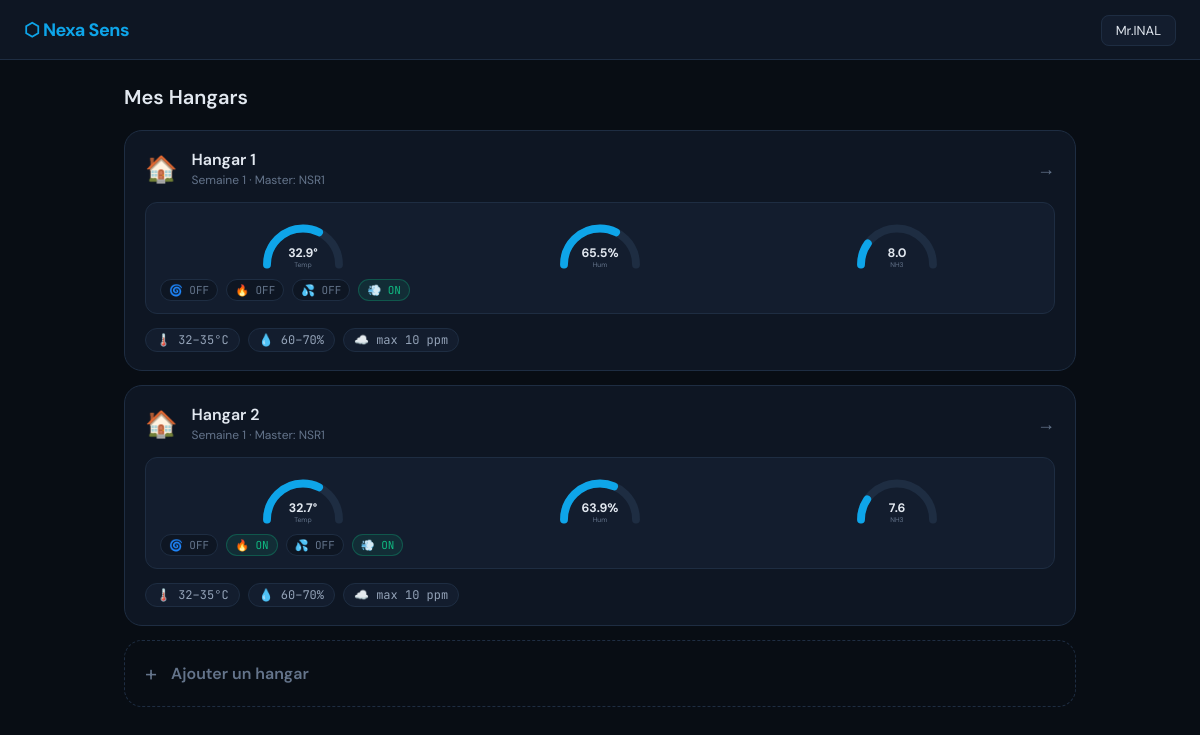
/ (signed in), run on the app's committed database.
### tables this page shows
CREATE TABLE hangars (
    id INTEGER PRIMARY KEY AUTOINCREMENT,
    user_id INTEGER, name TEXT, flock_age INTEGER DEFAULT 1,
    temp_min REAL DEFAULT 32, temp_max REAL DEFAULT 35,
    hum_min REAL DEFAULT 60, hum_max REAL DEFAULT 70,
    ammonia_max REAL DEFAULT 10, nsr_pin TEXT DEFAULT NULL,
    eq_fan TEXT DEFAULT 'AUTO', eq_heater TEXT DEFAULT 'AUTO',
    eq_mister TEXT DEFAULT 'AUTO', eq_ventilation TEXT DEFAULT 'AUTO');

CREATE TABLE readings (
    id INTEGER PRIMARY KEY AUTOINCREMENT,
    hangar_id INTEGER, node_id TEXT,
    temperature REAL, humidity REAL, ammonia REAL,
    fan TEXT, heater TEXT, mister TEXT, ventilation TEXT,
    alert_level TEXT DEFAULT 'log', alert TEXT, timestamp TEXT);

### cloud_server.py (the view)
@app.route("/")
def dashboard():
    if "user_id" not in session: return redirect("/login")
    if session["role"] == "admin": return redirect("/admin")
    uid = session["user_id"]
    c.execute("SELECT nsr_pin FROM hangars WHERE user_id=? AND nsr_pin IS NOT NULL LIMIT 1", (uid,))
    master_row = c.fetchone()
    master_pin = master_row[0] if master_row else None
    c.execute("SELECT id,name,flock_age,nsr_pin FROM hangars WHERE user_id=?", (uid,))
    hangar_rows = c.fetchall()
    hangars = []
    for hid, name, age, nsr_pin in hangar_rows:
        t = get_thresh(hid)
        c.execute("SELECT node_id FROM nodes WHERE hangar_id=? AND active=1 AND node_type='ns_edge'", (hid,))
        node_ids = [r[0] for r in c.fetchall()]
        avg = None
        if node_ids:
            vals = []
            for nid in node_ids:
                c.execute("SELECT temperature,humidity,ammonia,fan,heater,mister,ventilation FROM readings WHERE node_id=? AND hangar_id=? ORDER BY id DESC LIMIT 1", (nid, hid))
                row = c.fetchone()
                if row: vals.append(row)
            if vals:
                at = round(sum(v[0] for v in vals)/len(vals), 1)
                ah = round(sum(v[1] for v in vals)/len(vals), 1)
                an = round(sum(v[2] for v in vals)/len(vals), 1)
                prev = {"fan":vals[-1][3],"heater":vals[-1][4],"mister":vals[-1][5],"ventilation":vals[-1][6]}
                fan,heater,mister,ventil = decide(at,ah,an,t,prev,hid)
                al, am = check_alert(at,ah,an,t)
                avg = {"temperature":at,"humidity":ah,"ammonia":an,
                       "fan":fan,"heater":heater,"mister":mister,"ventilation":ventil,
                       "alert_level":al,"alert":am}
        c.execute("SELECT COUNT(*) FROM alerts WHERE hangar_id=? AND level='critical' AND status='Non traité'", (hid,))
        alert_count = c.fetchone()[0]
        hangars.append({"id":hid,"name":name,"flock_age":age,
                        "nsr_pin": nsr_pin or master_pin,
                        "thresholds":t,"avg":avg,"alert_count":alert_count})
    return render_template("dashboard.html", hangars=hangars, username=session["username"])

### cloud_server.py (called while the page is built)
def get_thresh(hangar_id):
    c.execute("SELECT flock_age FROM hangars WHERE id=?", (hangar_id,))
    row = c.fetchone()
    age = min(row[0] if row else 1, 5)
    return THRESHOLDS[age]

### templates/dashboard.html (shortened to what this page needs)
<!DOCTYPE html>
<html lang="fr">
<head>
    <link rel="stylesheet" href="/static/style.css">
</head>
<body>
<header>
    <div class="logo">⬡ Nexa Sens</div>
    <div class="user-menu">
        <span class="user-btn">{{ username }}</span>
    </div>
</header>
<main>
    <h1 class="page-title">{% if viewing_as %}Vue client — {{ viewing_as }}{% else %}Mes Hangars{% endif %}</h1>
    <div class="hangars-list">
        {% for h in hangars %}
        {% if h.avg %}
            {% if h.avg.alert_level == "critical" %}{% set cls = "card-critical" %}
            {% elif h.avg.alert_level == "notify" %}{% set cls = "card-warning" %}
            {% else %}{% set cls = "" %}{% endif %}
        {% else %}{% set cls = "" %}{% endif %}
        <a href="/hangar/{{ h.id }}" class="hangar-card {{ cls }}">
            <div class="hcard-top">
                <div class="hcard-left">
                    <span class="hcard-icon">🏠</span>
                    <div>
                        <div class="hcard-name">{{ h.name }}</div>
                        <div class="hcard-sub">Semaine {{ h.flock_age }}{% if h.nsr_pin %} · Master: {{ h.nsr_pin }}{% endif %}</div>
                    </div>
                </div>
                <div class="hcard-right">
                    <span class="hcard-arrow">→</span>
                </div>
            </div>
            {% if h.avg %}
            <div class="nsr-gadget">
                <div class="mini-gauges">
                    {% set temp = h.avg.temperature %}
                    {% set tmax = h.thresholds.temp_max %}
                    {% set tmin = h.thresholds.temp_min %}
                    {% if temp > tmax + 2 or temp < tmin - 2 %}{% set tc = "#ef4444" %}
                    {% elif temp > tmax or temp < tmin %}{% set tc = "#f59e0b" %}
                    {% else %}{% set tc = "#0ea5e9" %}{% endif %}
                    <div class="mini-gauge">
                        <svg viewBox="0 0 80 48" class="mini-svg">
                            <path d="M8,44 A32,32 0 0,1 72,44" fill="none" stroke="#1e2d42" stroke-width="7" stroke-linecap="round"/>
                            <path d="M8,44 A32,32 0 0,1 72,44" fill="none" stroke="{{ tc }}" stroke-width="7" stroke-linecap="round"
                                  stroke-dasharray="100" stroke-dashoffset="{{ [100 - ((temp|float / 50 * 100)|int), 0]|max }}"/>
                            <text x="40" y="37" text-anchor="middle" fill="#e2e8f0" font-size="11" font-weight="bold">{{ temp }}°</text>
                            <text x="40" y="46" text-anchor="middle" fill="#64748b" font-size="6">Temp</text>
                        </svg>
                    </div>
                    {% set hum = h.avg.humidity %}
                    {% set hmax = h.thresholds.hum_max %}
                    {% set hmin = h.thresholds.hum_min %}
                    {% if hum > hmax + 4 or hum < hmin - 4 %}{% set hc = "#ef4444" %}
                    {% elif hum > hmax or hum < hmin %}{% set hc = "#f59e0b" %}
                    {% else %}{% set hc = "#0ea5e9" %}{% endif %}
                    <div class="mini-gauge">
                        <svg viewBox="0 0 80 48" class="mini-svg">
                            <path d="M8,44 A32,32 0 0,1 72,44" fill="none" stroke="#1e2d42" stroke-width="7" stroke-linecap="round"/>
                            <path d="M8,44 A32,32 0 0,1 72,44" fill="none" stroke="{{ hc }}" stroke-width="7" stroke-linecap="round"
                                  stroke-dasharray="100" stroke-dashoffset="{{ [100 - ((hum|float / 100 * 100)|int), 0]|max }}"/>
                            <text x="40" y="37" text-anchor="middle" fill="#e2e8f0" font-size="11" font-weight="bold">{{ hum }}%</text>
                            <text x="40" y="46" text-anchor="middle" fill="#64748b" font-size="6">Hum</text>
                        </svg>
                    </div>
                    {% set nh3 = h.avg.ammonia %}
                    {% set amax = h.thresholds.ammonia_max %}
                    {% if nh3 > amax + 2 %}{% set ac = "#ef4444" %}
                    {% elif nh3 > amax %}{% set ac = "#f59e0b" %}
                    {% else %}{% set ac = "#0ea5e9" %}{% endif %}
                    <div class="mini-gauge">
                        <svg viewBox="0 0 80 48" class="mini-svg">
                            <path d="M8,44 A32,32 0 0,1 72,44" fill="none" stroke="#1e2d42" stroke-width="7" stroke-linecap="round"/>
                            <path d="M8,44 A32,32 0 0,1 72,44" fill="none" stroke="{{ ac }}" stroke-width="7" stroke-linecap="round"
                                  stroke-dasharray="100" stroke-dashoffset="{{ [100 - ((nh3|float / 40 * 100)|int), 0]|max }}"/>
                            <text x="40" y="37" text-anchor="middle" fill="#e2e8f0" font-size="11" font-weight="bold">{{ nh3 }}</text>
                            <text x="40" y="46" text-anchor="middle" fill="#64748b" font-size="6">NH3</text>
                        </svg>
                    </div>
                </div>
                <div class="mini-equipment">
                    <span class="mini-equip {% if h.avg.fan == 'ON' %}me-on{% else %}me-off{% endif %}">🌀 {{ h.avg.fan }}</span>
                    <span class="mini-equip {% if h.avg.heater == 'ON' %}me-on{% else %}me-off{% endif %}">🔥 {{ h.avg.heater }}</span>
                    <span class="mini-equip {% if h.avg.mister == 'ON' %}me-on{% else %}me-off{% endif %}">💦 {{ h.avg.mister }}</span>
                    <span class="mini-equip {% if h.avg.ventilation == 'ON' %}me-on{% else %}me-off{% endif %}">💨 {{ h.avg.ventilation }}</span>
                </div>
            </div>
            {% else %}
            <div class="nsr-no-data">📡 En attente de données…</div>
            {% endif %}
            <div class="hcard-thresholds">
                <span class="threshold-tag">🌡️ {{ h.thresholds.temp_min }}–{{ h.thresholds.temp_max }}°C</span>
                <span class="threshold-tag">💧 {{ h.thresholds.hum_min }}–{{ h.thresholds.hum_max }}%</span>
                <span class="threshold-tag">☁️ max {{ h.thresholds.ammonia_max }} ppm</span>
            </div>
        </a>
        {% endfor %}
        {% if hangars|length < 3 and not viewing_as %}
        <form method="POST" action="/add_hangar">
            <button type="submit" class="hangar-card hangar-add">
                <div class="hcard-left">
                    <span class="hcard-icon add-icon">+</span>
                    <span class="hcard-name">Ajouter un hangar</span>
                </div>
            </button>
        </form>
        {% endif %}
    </div>
</main>
</body>
</html>

### static/style.css (style rules this page uses)
:root { --bg: #080d14; --bg-card: #0e1623; --bg-elevated: #131d2e; --border: #1e2d42; --accent: #0ea5e9; --accent-glow: rgba(14,165,233,0.15); --success: #10b981; --warning: #f59e0b; --danger: #ef4444; --text: #e2e8f0; --text-muted: #64748b; --text-dim: #94a3b8; --font: 'DM Sans', sans-serif; --mono: 'JetBrains Mono', monospace; }
* { box-sizing: border-box; margin: 0; padding: 0; }
body { font-family: var(--font); background: var(--bg); color: var(--text); min-height: 100vh; }
header { display: flex; align-items: center; justify-content: space-between; padding: 0 24px; height: 60px; background: var(--bg-card); border-bottom: 1px solid var(--border); position: sticky; top: 0; z-index: 100; gap: 16px; }
.logo { font-size: 18px; font-weight: 700; color: var(--accent); letter-spacing: -0.5px; white-space: nowrap; }
.user-menu { position: relative; }
.user-btn { padding: 6px 14px; background: var(--bg-elevated); border-radius: 8px; font-size: 13px; cursor: pointer; border: 1px solid var(--border); }
main { padding: 24px; max-width: 1000px; margin: 0 auto; }
.page-title { font-size: 20px; font-weight: 600; margin-bottom: 20px; }
.hangars-list { display: flex; flex-direction: column; gap: 14px; }
.hangar-card { background: var(--bg-card); border: 1px solid var(--border); border-radius: 18px; padding: 18px 20px; text-decoration: none; color: var(--text); display: flex; flex-direction: column; gap: 14px; transition: all 0.2s; cursor: pointer; }
.hangar-add { border-style: dashed; color: var(--text-muted); background: transparent; width: 100%; font-family: var(--font); }
.hcard-top { display: flex; align-items: center; justify-content: space-between; }
.hcard-left { display: flex; align-items: center; gap: 14px; }
.hcard-icon { font-size: 26px; }
.add-icon { font-size: 22px; }
.hcard-name { font-size: 16px; font-weight: 600; }
.hcard-sub { font-size: 12px; color: var(--text-muted); margin-top: 2px; }
.hcard-right { display: flex; align-items: center; gap: 10px; }
.hcard-arrow { color: var(--text-muted); font-size: 18px; }
.nsr-gadget { background: var(--bg-elevated); border: 1px solid var(--border); border-radius: 12px; padding: 12px 14px; }
.mini-gauges { display: grid; grid-template-columns: repeat(3, 1fr); gap: 10px; margin-bottom: 10px; }
.mini-gauge { display: flex; align-items: center; justify-content: center; }
.mini-svg { width: 100%; max-width: 90px; display: block; }
.mini-equipment { display: flex; gap: 8px; flex-wrap: wrap; }
.mini-equip { font-size: 11px; padding: 3px 8px; border-radius: 20px; border: 1px solid var(--border); font-family: var(--mono); }
.me-on { background: rgba(16,185,129,0.1); border-color: rgba(16,185,129,0.3); color: var(--success); }
.me-off { background: var(--bg-card); color: var(--text-muted); }
.hcard-thresholds { display: flex; gap: 8px; flex-wrap: wrap; }
.threshold-tag { background: var(--bg-elevated); border: 1px solid var(--border); padding: 3px 10px; border-radius: 20px; font-size: 12px; color: var(--text-dim); font-family: var(--mono); }

### data on the page
hangars: name "Hangar 1", flock_age "1", nsr_pin "NSR1", temp "32.9", hum "65.5", nh3 "8.0", avg.fan "OFF", avg.heater "OFF", avg.mister "OFF", avg.ventilation "ON", thresholds.temp_min "32", thresholds.temp_max "35", thresholds.hum_min "60", thresholds.hum_max "70", thresholds.ammonia_max "10", nsr_pin "NSR1"
hangars: name "Hangar 2"
readings: avg.fan "OFF", avg.heater "ON", avg.mister "OFF", avg.ventilation "ON"

### other printed values
{{ username }} "Mr.INAL"
{{ h.flock_age }} "1"
{{ temp }} "32.7"
{{ hum }} "63.9"
{{ nh3 }} "7.6"
{{ h.thresholds.temp_min }} "32"
{{ h.thresholds.temp_max }} "35"
{{ h.thresholds.hum_min }} "60"
{{ h.thresholds.hum_max }} "70"
{{ h.thresholds.ammonia_max }} "10"
